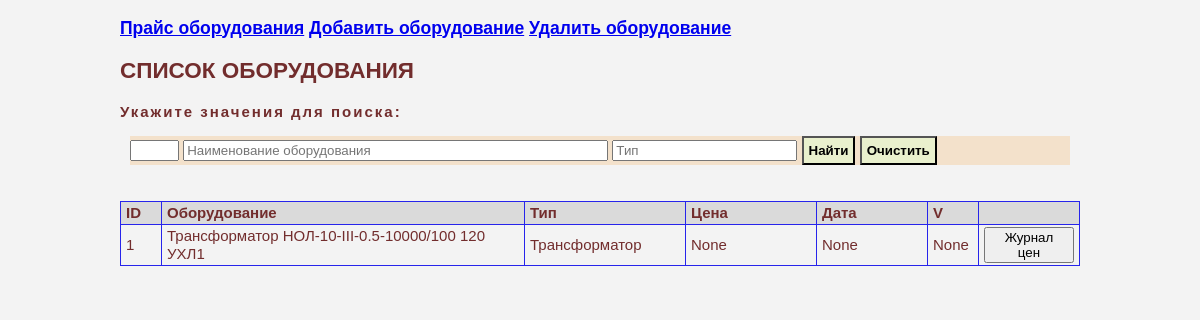
Page /eqip_prices on the earlier database version.
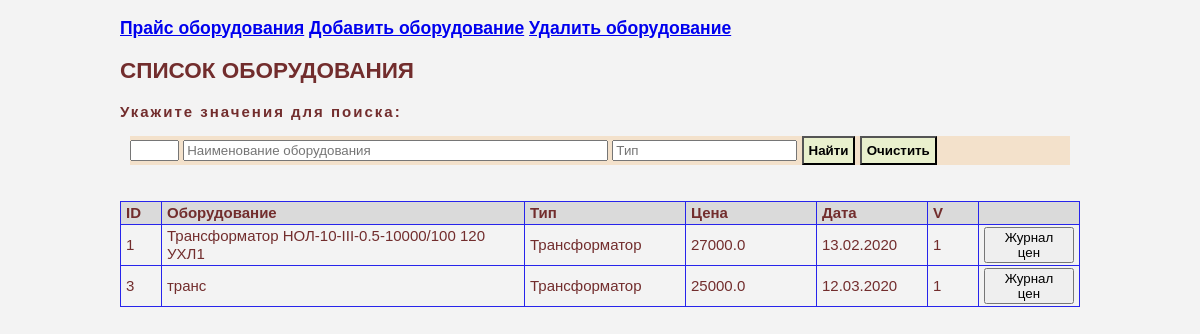
Same page on the later database version.
### tables this page shows
CREATE TABLE equips (
                            id integer not null primary key autoincrement,
                            equip text not null COLLATE NOCASE,
                            type text COLLATE NOCASE);

CREATE TABLE prices (
                            id integer not null primary key autoincrement,
                            id_eq integer not null,
                            price real not null,
                            date date,
                            actual integer, 
                            foreign key (id_eq) references equips(id));

### app_equip.py (the view)
@app.route('/')
@app.route('/eqip_prices', methods=['GET','POST'])
def eqip_prices() -> str:
    dbs = db_sqlite.EquipDB()
    s_id = request.form.get('search_id','')
    s_name_eq = request.form.get('search_name_eq','')
    s_type_eq = request.form.get('search_type_eq','')
    result = dbs.get_eqips(id = s_id, name_eq = s_name_eq, type_eq = s_type_eq)
    return render_template('eqip_prices.html', the_title='CПИСОК ОБОРУДОВАНИЯ', the_results=result)

### db_sqlite.py (called while the page is built)
def sqlite_lower(value_):
        return value_.lower()

    def get_eqips(self, id="", name_eq="", type_eq=""):
        with sqlite3.connect(self._database) as connection:
            connection.create_collation("NOCASE", ignore_case_collation)
            connection.create_function("LOWER", 1, sqlite_lower)
            connection.create_function("UPPER", 1, sqlite_upper)
            result = connection.execute("""select eq.id, eq.equip, eq.type, pr.id_eq, pr.price, pr.date, pr.actual from equips as eq
                        LEFT OUTER JOIN (select * from prices where actual=1) as pr
                        ON eq.id =pr.id_eq
                        where eq.id LIKE ? and LOWER(eq.equip) LIKE ? and LOWER(eq.type) LIKE ?""", (f'%{id}%',f'%{name_eq.lower()}%', f'%{type_eq.lower()}%'))
        return result

### templates/eqip_prices.html
{% extends 'base.html' %}
{% block body %}
<h2>{{ the_title }}</h2>
<form method='POST' action='/eqip_prices'>
    <p class="form_p">Укажите значения для поиска: </p>
    <div>
        <span><input name='search_id' type='TEXT' value='' size="3"></span>
        <span><input name='search_name_eq' type='TEXT' value="" placeholder="Наименование оборудования" size="50"></span>
        <span><input name='search_type_eq' type='TEXT' value="" placeholder="Тип"></span>
        <span><input class='form_bottom' value='Найти' type='SUBMIT'></span>
        <span><input class='form_bottom' value='Очистить' type='Reset'></span>
    </div>
    <br>
</form>
<br>
<form method='POST' action='/1_equip'>
<table class="table">
<thead>
    <tr>
        <td width="30em">ID</td>
        <td width="100%">Оборудование</td>
        <td width="150em">Тип</td>
        <td width="120em">Цена</td>
        <td width="100em">Дата</td>
        <td width="40em">V</td>
        <td width="90em"> </td>
    </tr>
</thead>
<tbody>
    {% for i in the_results %}
        <tr>
            <td>{{i[0]}}</td>
            <td>{{i[1]}}</td>
            <td>{{i[2]}}</td>
            <td>{{i[4]}}</td>
            <td>{{i[5]}}</td>
            <td>{{i[6]}}</td>
            <td><button name='id_1_eq' value={{i[0]}} type='SUBMIT'>Журнал цен</button></td>
        </tr>
    {% endfor %}
</tbody>
</table>
</form>
{% endblock %}

Differences in the rows shown:
no longer on this page (row unchanged): equips: id "1", equip "Трансформатор НОЛ-10-III-0.5-10000/100 120 УХЛ1", type "Трансформатор", i "None"
added prices: i "1", equip "Трансформатор НОЛ-10-III-0.5-10000/100 120 УХЛ1", type "Трансформатор", price "27000.0", date "13.02.2020", actual "1"
added prices: i "3", equip "транс", type "Трансформатор", price "25000.0", date "12.03.2020", actual "1"
